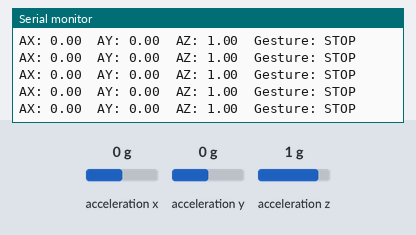
The sketch below on a simulated ESP32. On the bench: the last lines printed to the serial monitor. Wiring (inferred from the names in the program): MPU-6050 motion sensor at I2C address 0x68. Inputs (shaded band) come from the test bench; at power-on: acceleration x 0 g, acceleration y 0 g, acceleration z 1 g. WiFi joins after 1.5 s; servers stay silent unless stated.

Above: at 4.1 s.
4.2 s: acceleration x set to -1.4 g
At 4.38 s:
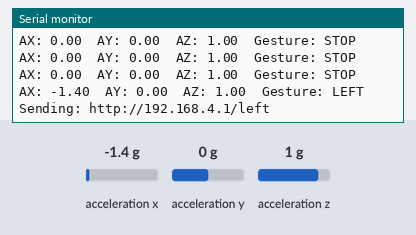
5.7 s: acceleration y set to -1.4 g
At 5.9 s:
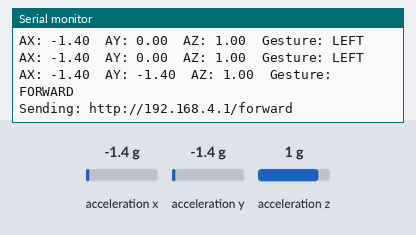
7.2 s: acceleration y set to 0.8 g
At 7.41 s:
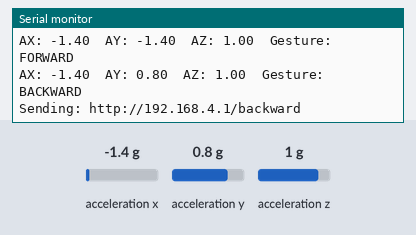
8.7 s: acceleration z set to -1.4 g
At 8.78 s:
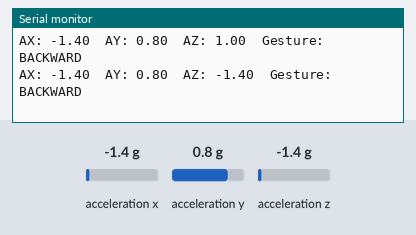

Measured:
- after the input at 4.2 s, the serial monitor: prints a new line at once (image 1)
- after the input at 5.7 s, the serial monitor: prints a new line at once (image 2)
- after the input at 7.2 s, the serial monitor: prints a new line after 0.06 s (image 3)
- after the input at 8.7 s, the serial monitor: prints a new line after 0.07 s (image 4)

The sketch:

Gesture_sensor_MPU.ino
```cpp
#include <WiFi.h>
#include <HTTPClient.h>
#include <Wire.h>

// =====================================================
// MPU6050
// =====================================================

#define MPU_ADDR 0x68

#define SDA_PIN 21
#define SCL_PIN 22


// =====================================================
// ROVER WI-FI
// =====================================================

const char* WIFI_NAME = "ROVER_ESP32";
const char* WIFI_PASSWORD = "12345678";

const char* ROVER_IP = "192.168.4.1";


// =====================================================
// GESTURE SETTINGS
// =====================================================

// Increase this if the glove is too sensitive
const float TILT_THRESHOLD = 0.40;


// =====================================================
// GESTURE TYPES
// =====================================================

enum Gesture {
  STOP,
  FORWARD,
  BACKWARD,
  LEFT,
  RIGHT
};


// Current and previous gesture
Gesture currentGesture = STOP;
Gesture lastGesture = STOP;


// =====================================================
// MPU6050 INITIALIZATION
// =====================================================

void setupMPU()
{
  Wire.begin(SDA_PIN, SCL_PIN);

  delay(100);

  // Wake up MPU6050
  Wire.beginTransmission(MPU_ADDR);
  Wire.write(0x6B);
  Wire.write(0x00);
  Wire.endTransmission();

  delay(100);
}


// =====================================================
// READ MPU6050 ACCELEROMETER
// =====================================================

bool readMPU(float &ax, float &ay, float &az)
{
  Wire.beginTransmission(MPU_ADDR);
  Wire.write(0x3B);

  if (Wire.endTransmission(false) != 0)
  {
    return false;
  }

  Wire.requestFrom(MPU_ADDR, 6);

  if (Wire.available() < 6)
  {
    return false;
  }

  int16_t rawAX = (Wire.read() << 8) | Wire.read();
  int16_t rawAY = (Wire.read() << 8) | Wire.read();
  int16_t rawAZ = (Wire.read() << 8) | Wire.read();

  // ±2g range
  ax = rawAX / 16384.0;
  ay = rawAY / 16384.0;
  az = rawAZ / 16384.0;

  return true;
}


// =====================================================
// DETECT GESTURE
// =====================================================

Gesture detectGesture(float ax, float ay)
{
  // Forward
  if (ay < -TILT_THRESHOLD)
  {
    return FORWARD;
  }

  // Backward
  if (ay > TILT_THRESHOLD)
  {
    return BACKWARD;
  }

  // Left
  if (ax < -TILT_THRESHOLD)
  {
    return LEFT;
  }

  // Right
  if (ax > TILT_THRESHOLD)
  {
    return RIGHT;
  }

  // Neutral hand = STOP
  return STOP;
}


// =====================================================
// GESTURE NAME
// =====================================================

const char* gestureName(Gesture gesture)
{
  switch (gesture)
  {
    case FORWARD:
      return "FORWARD";

    case BACKWARD:
      return "BACKWARD";

    case LEFT:
      return "LEFT";

    case RIGHT:
      return "RIGHT";

    default:
      return "STOP";
  }
}


// =====================================================
// SEND COMMAND TO ROVER
// =====================================================

void sendCommand(Gesture gesture)
{
  if (WiFi.status() != WL_CONNECTED)
  {
    Serial.println("WiFi disconnected");
    return;
  }

  String path;

  switch (gesture)
  {
    case FORWARD:
      path = "/forward";
      break;

    case BACKWARD:
      path = "/backward";
      break;

    case LEFT:
      path = "/left";
      break;

    case RIGHT:
      path = "/right";
      break;

    default:
      path = "/stop";
      break;
  }

  String url = "http://" + String(ROVER_IP) + path;

  Serial.print("Sending: ");
  Serial.println(url);

  HTTPClient http;

  http.begin(url);
  http.setTimeout(300);

  int responseCode = http.GET();

  Serial.print("Response: ");
  Serial.println(responseCode);

  http.end();
}


// =====================================================
// CONNECT TO ROVER WI-FI
// =====================================================

void connectToRover()
{
  Serial.println();
  Serial.println("Connecting to ROVER_ESP32...");

  WiFi.mode(WIFI_STA);

  WiFi.begin(WIFI_NAME, WIFI_PASSWORD);

  while (WiFi.status() != WL_CONNECTED)
  {
    delay(500);
    Serial.print(".");
  }

  Serial.println();
  Serial.println("WiFi connected");

  Serial.print("Controller IP: ");
  Serial.println(WiFi.localIP());

  Serial.print("Rover IP: ");
  Serial.println(ROVER_IP);
}


// =====================================================
// SETUP
// =====================================================

void setup()
{
  Serial.begin(115200);

  delay(1000);

  Serial.println();
  Serial.println("==============================");
  Serial.println(" G-SHIELD GESTURE CONTROLLER");
  Serial.println("==============================");

  setupMPU();

  Serial.println("MPU6050 ready");

  connectToRover();

  // Always start with rover stopped
  sendCommand(STOP);
}


// =====================================================
// LOOP
// =====================================================

void loop()
{
  float ax;
  float ay;
  float az;

  // ---------------------------------------------------
  // Read MPU
  // ---------------------------------------------------

  if (!readMPU(ax, ay, az))
  {
    Serial.println("MPU6050 read error");
    delay(100);
    return;
  }


  // ---------------------------------------------------
  // Detect gesture
  // ---------------------------------------------------

  currentGesture = detectGesture(ax, ay);


  // ---------------------------------------------------
  // Print values
  // ---------------------------------------------------

  Serial.print("AX: ");
  Serial.print(ax, 2);

  Serial.print("  AY: ");
  Serial.print(ay, 2);

  Serial.print("  AZ: ");
  Serial.print(az, 2);

  Serial.print("  Gesture: ");
  Serial.println(gestureName(currentGesture));


  // ---------------------------------------------------
  // Send only when gesture changes
  // ---------------------------------------------------

  if (currentGesture != lastGesture)
  {
    sendCommand(currentGesture);

    lastGesture = currentGesture;
  }


  delay(100);
}
```
